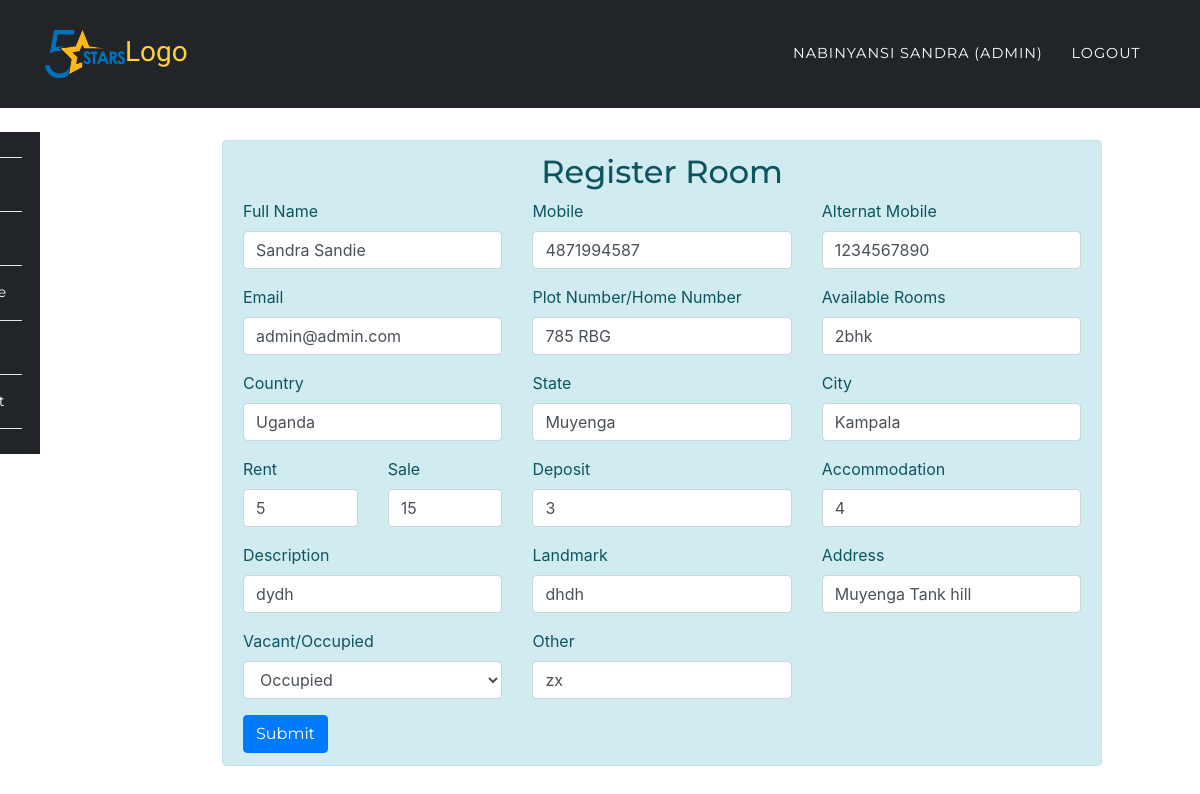
Page /app/update.php?id=13&act=indi (signed in) on the committed database.
### tables this page shows
CREATE TABLE `room_rental_registrations` (
  `id` int(10) UNSIGNED NOT NULL,
  `fullname` varchar(191) NOT NULL,
  `mobile` varchar(191) NOT NULL,
  `alternat_mobile` varchar(191) NOT NULL,
  `email` varchar(191) NOT NULL,
  `country` varchar(191) NOT NULL,
  `state` varchar(191) NOT NULL,
  `city` varchar(191) NOT NULL,
  `landmark` varchar(191) NOT NULL,
  `rent` varchar(191) NOT NULL,
  `sale` varchar(190) DEFAULT NULL,
  `deposit` varchar(191) NOT NULL,
  `plot_number` varchar(191) NOT NULL,
  `rooms` varchar(100) DEFAULT NULL,
  `address` varchar(191) NOT NULL,
  `accommodation` varchar(191) NOT NULL,
  `description` varchar(191) NOT NULL,
  `image` varchar(191) DEFAULT NULL,
  `open_for_sharing` varchar(191) DEFAULT NULL,
  `other` varchar(191) DEFAULT NULL,
  `vacant` int(1) NOT NULL DEFAULT '1',
  `created_at` timestamp NULL DEFAULT CURRENT_TIMESTAMP,
  `updated_at` timestamp NULL DEFAULT CURRENT_TIMESTAMP,
  `user_id` int(10) DEFAULT NULL
);

### App/partials/edit/individaul.php (the view, shortened to what this page needs)
<div class="col-md-11 col-xs-12 col-sm-12">
	<div class="alert alert-info" role="alert">
		<h2 class="text-center">Register Room</h2>
		<form action="" method="POST">
  	 <div class="row">
  	 	<div class="col-md-4">
	  	  <div class="form-group">
		    <label for="fullname">Full Name</label>
		    <input type="text" class="form-control" id="fullname" placeholder="Full Name" name="fullname" value="<?php echo $data['fullname']?$data['fullname']:''; ?>" required>
		  </div>
		 </div>
		<div class="col-md-4">
		  <div class="form-group">
		    <label for="mobile">Mobile</label>
		    <input type="text" class="form-control" id="mobile" placeholder="Mobile" name="mobile" value="<?php echo $data['mobile']?$data['mobile']:''; ?>" required>
		  </div>
		 </div>
		<div class="col-md-4">
		  <div class="form-group">
		    <label for="alternat_mobile">Alternat Mobile</label>
		    <input type="text" class="form-control" id="alternat_mobile" placeholder="Alternat Mobile" name="alternat_mobile" value="<?php echo $data['alternat_mobile']?$data['alternat_mobile']:''; ?>">
		  </div>
		</div>
	</div>
	<div class="row">
  	 	<div class="col-md-4">
		  <div class="form-group">
		    <label for="email">Email</label>
		    <input type="email" class="form-control" id="email" placeholder="Email" name="email" value="<?php echo $data['email']?$data['email']:''; ?>" required>
		  </div>
		 </div>
		 <div class="col-md-4">
		  <div class="form-group">
		    <label for="plot_number">Plot Number/Home Number</label>
		    <input type="text" class="form-control" id="plot_number" placeholder="Plot Number/Home Number" name="plot_number" value="<?php echo $data['plot_number']?$data['plot_number']:''; ?>" required>
		  </div>
		 </div>
		 <div class="col-md-4">
		  <div class="form-group">
		    <label for="rooms">Available Rooms</label>
		    <input type="text" class="form-control" id="rooms" placeholder="1BHK/2BHK/3BHK/1RK" name="rooms" value="<?php echo $data['rooms']?$data['rooms']:''; ?>" required>
		  </div>
		 </div>
	</div>
	<div class="row">
		<div class="col-md-4">
	  <div class="form-group">
	    <label for="country">Country</label>
	    <input type="country" class="form-control" id="country" placeholder="Country" name="country" value="<?php echo $data['country']?$data['country']:''; ?>" required>
	  </div>
	  </div>
	  <div class="col-md-4">
	  <div class="form-group">
	    <label for="state">State</label>
	    <input type="state" class="form-control" id="state" placeholder="State" name="state" value="<?php echo $data['state']?$data['state']:''; ?>" required>
	  </div>
	  </div>
	  <div class="col-md-4">
	  <div class="form-group">
	    <label for="city">City</label>
	    <input type="city" class="form-control" id="city" placeholder="City" name="city" value="<?php echo $data['city']?$data['city']:''; ?>" required>
	  </div>
	  </div>
	 </div>
	 <div class="row">
	 	<div class="col-md-2">
	 <div class="form-group">
	    <label for="rent">Rent</label>
	    <input type="rent" class="form-control" id="rent" placeholder="Rent" name="rent" value="<?php echo $data['rent']?$data['rent']:''; ?>" required>
	  </div>
	  </div>
	  <div class="col-md-2">
	 <div class="form-group">
	    <label for="sale">Sale</label>
	    <input type="sale" class="form-control" id="sale" placeholder="Sale" name="sale" value="<?php echo $data['sale']?$data['sale']:''; ?>">
	  </div>
	  </div>
	  <div class="col-md-4">
	  <div class="form-group">
	    <label for="deposit">Deposit</label>
	    <input type="deposit" class="form-control" id="deposit" placeholder="Deposit" name="deposit" value="<?php echo $data['deposit']?$data['deposit']:''; ?>" required>
	  </div>
	  </div>
	  <div class="col-md-4">
	  <div class="form-group">
	    <label for="accommodation">Accommodation</label>
	    <input type="accommodation" class="form-control" id="accommodation" placeholder="Accommodation" name="accommodation" value="<?php echo $data['accommodation']?$data['accommodation']:''; ?>" required>
	  </div>
	  </div>
	  </div>
	   <div class="row">
	 	<div class="col-md-4">
	  <div class="form-group">
	    <label for="description">Description</label>
	    <input type="description" class="form-control" id="description" placeholder="Description" name="description" value="<?php echo $data['description']?$data['description']:''; ?>" required>
	  </div>
	   </div>
	  <div class="col-md-4">
	  <div class="form-group">
	    <label for="landmark">Landmark</label>
	    <input type="landmark" class="form-control" id="landmark" placeholder="landmark" name="landmark" value="<?php echo $data['landmark']?$data['landmark']:''; ?>" required>
	  </div>
	   </div>
	  <div class="col-md-4">
	  <div class="form-group">
	    <label for="address">Address</label>
	    <input type="address" class="form-control" id="address" placeholder="Address" name="address" value="<?php echo $data['address']?$data['address']:''; ?>" required>
	  </div>
	   </div>
	    </div>
	   <div class="row">
	   	<div class="col-4">
	 		 <div class="form-group">
			    <label for="vacant">Vacant/Occupied</label>
			    <select class="form-control" id="vacant" name="vacant">
			      <option value="0" <?php if($data['vacant'] == '0'){echo 'selected';}?>>Occupied</option>
			    </select>
			  </div>
	 	</div>
	 	<div class="col-md-4">
	  <div class="form-group">
	    <label for="other">Other</label>
	    <input type="other" class="form-control" id="other" placeholder="Other" name="other" value="<?php echo $data['other']?$data['other']:''; ?>" required>
	  </div>
	  </div>
	  </div>
	  <button type="submit" class="btn btn-primary" name='register_individuals' value="register_individuals">Submit</button>
	</form>
	</div>
	</div>

### assets/css/rent.css (style rules this page uses)
body { overflow-x: hidden; font-family: 'Roboto Slab', 'Helvetica Neue', Helvetica, Arial, sans-serif; }
h1, h2, h3, h4, h5, h6 { font-weight: 700; font-family: 'Montserrat', 'Helvetica Neue', Helvetica, Arial, sans-serif; }
.btn { font-family: 'Montserrat', 'Helvetica Neue', Helvetica, Arial, sans-serif; font-weight: 700; }
.btn-primary { background-color: #fed136; border-color: #3686fe; }

### form.css (style rules this page uses)
html { background:url no-repeat; background-size: cover; height:100%; }
body { font-family: 'Montserrat', Arial, Helvetica, sans-serif; }

### rows in the picture
room_rental_registrations: fullname "Sandra Sandie", mobile "4871994587", alternat_mobile "1234567890", email "admin@admin.com", plot_number "785 RBG", rooms "2bhk", country "Uganda", state "Muyenga", city "Kampala", rent "5", sale "15", deposit "3", accommodation "4", description "dydh", landmark "dhdh", address "Muyenga Tank hill", vacant "Occupied", other "zx"

### other values in the picture
$_SESSION['fullname'] "NABINYANSI SANDRA"
